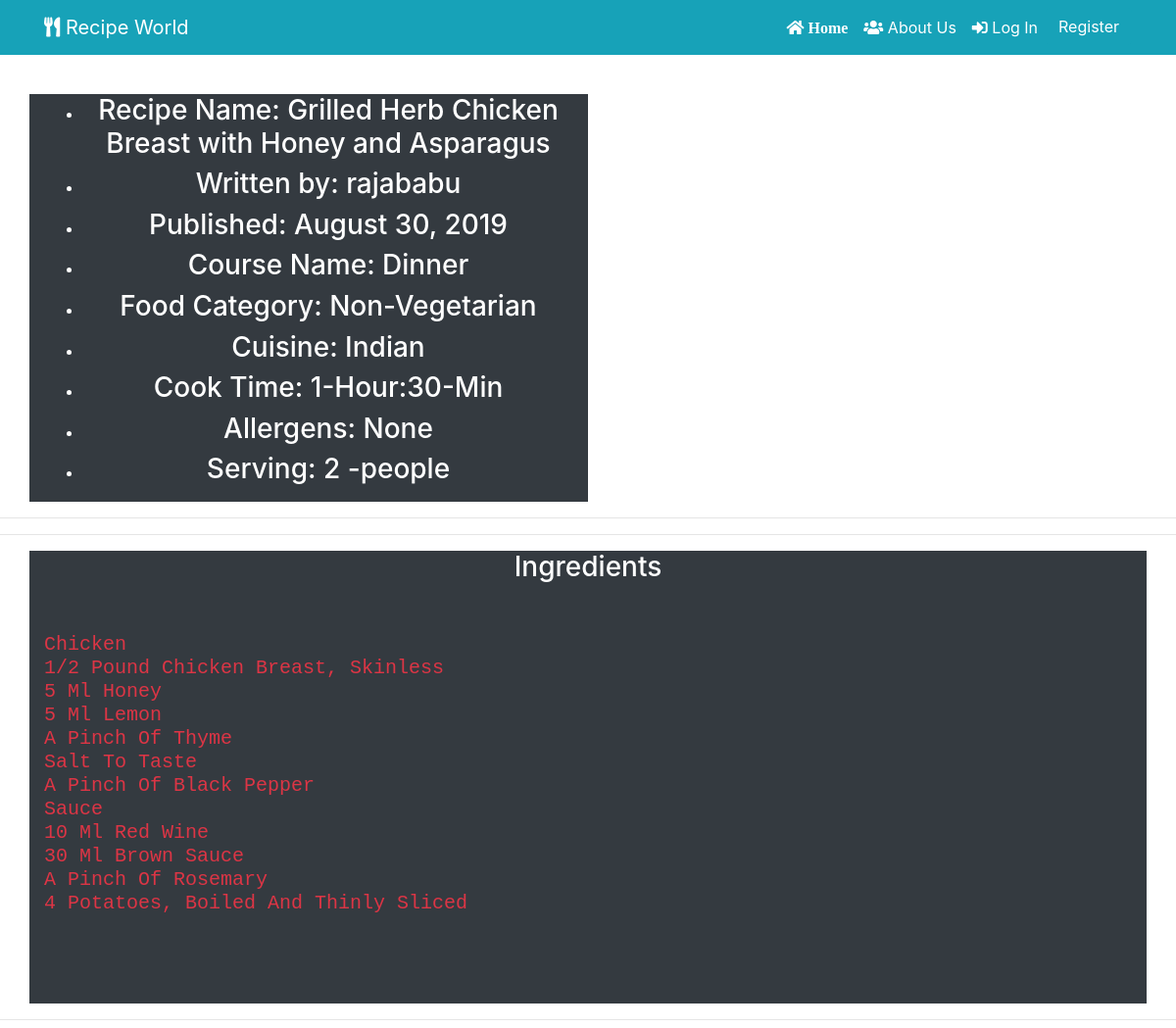
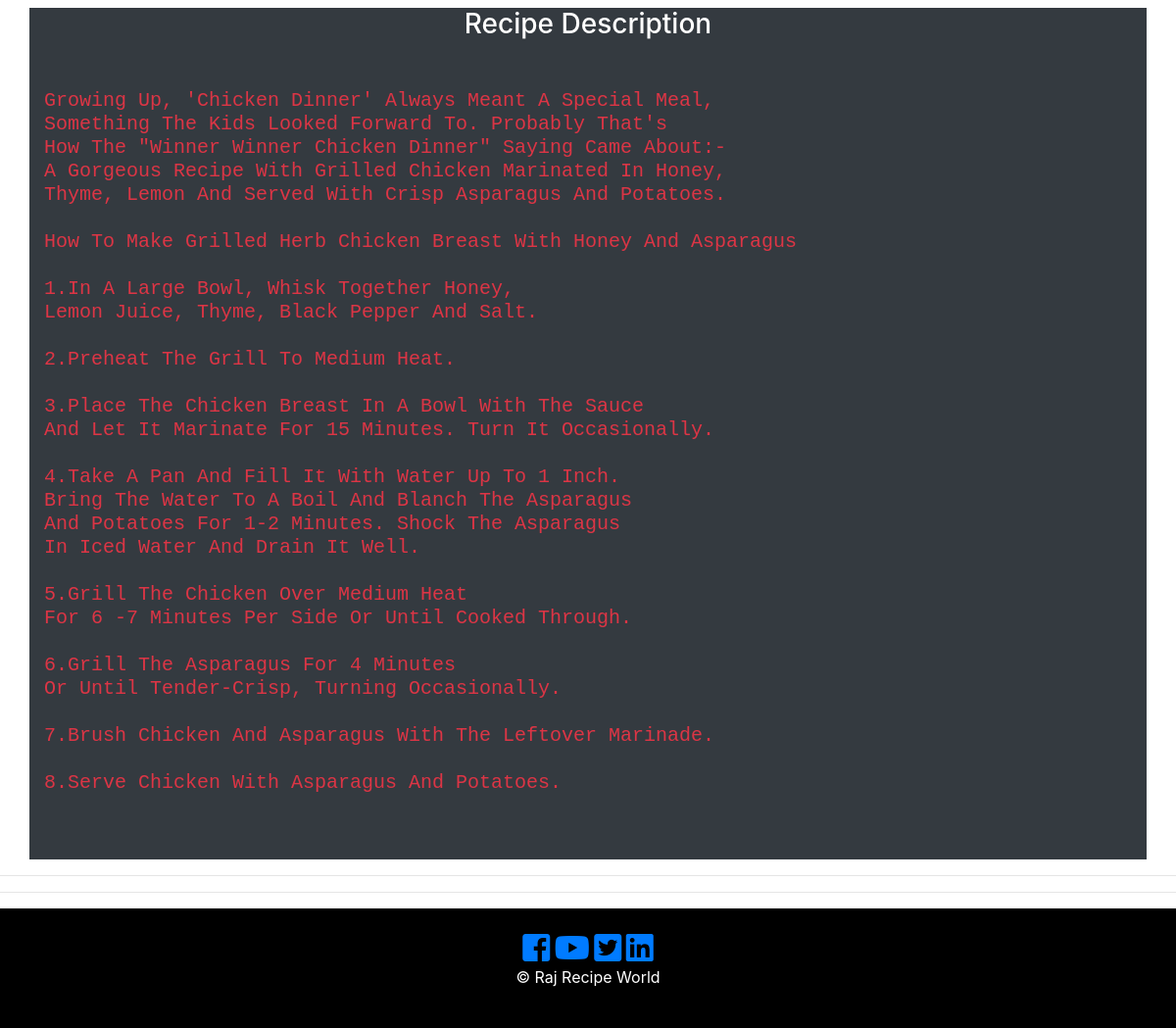
Screenshot of /21 with the database file from the repository (2 pictures, top to bottom).
### recipe_app/models.py (models this page shows, shortened)
class RecipePost(db.Model):
    __searchable__ = ['recipe_name']
    users = db.relationship(User)
    id = db.Column(db.Integer, primary_key=True)
    user_id = db.Column(db.Integer, db.ForeignKey('users.id'), nullable=False)
    date = db.Column(db.DateTime, nullable=False, default=datetime.utcnow)
    recipe_image = db.Column(db.String(128), default=None, nullable=True)
    recipe_name = db.Column(db.String(164), nullable=False)
    course = db.Column(db.String(164), nullable=False)
    food_category = db.Column(db.String(164), nullable=False)
    cuisine = db.Column(db.String(164), nullable=False)
    prep_time = db.Column(db.String(164), nullable=False)
    cook_time = db.Column(db.String(164), nullable=False)
    allergens = db.Column(db.String(164), nullable=False)
    serving = db.Column(db.String(164), nullable=False)
    ingredients = db.Column(db.Text, nullable=False)
    recipe_description = db.Column(db.Text, nullable=False)

class User(db.Model, UserMixin):
     __tablename__ = 'users'
     id = db.Column(db.Integer, primary_key = True)
     picture = db.Column(db.String(128), default='default_profile.png', nullable=False)
     email = db.Column(db.String(64), unique=True, index=True)
     username = db.Column(db.String(64), unique=True, index=True)
     password_hash = db.Column(db.String(128))
     recipe = db.relationship('RecipePost', backref='author', lazy=True)

### recipe_app/users/views.py (the view)
@users.route("/<username>")
def user_recipies(username):
    page = request.args.get('page',1,type=int)
    user = User.query.filter_by(username=username).first_or_404()
    recipies_posted = RecipePost.query.filter_by(author=user).order_by(RecipePost.date.desc()).paginate(page=page,per_page=5)
    return render_template('user_recipe_posts.html', recipies_posted=recipies_posted, user=user)

### recipe_app/recipe_posts/views.py (called while the page is built)
@recipe_posts.route('/<int:recipe_post_id>')
def recipe_post(recipe_post_id):
    recipe_post = RecipePost.query.get_or_404(recipe_post_id)
    return render_template('recipe_post.html', recipe_name=recipe_post.recipe_name,
                            date=recipe_post.date, recipe=recipe_post
    )

### recipe_app/templates/recipe_post.html (shortened to what this page needs)
{% extends "base.html" %}
{% block content %}
  <section id="" class="text-center text-white">
    <div class="container">
      <div class="row">
        <div class="col-md-6 bg-dark">
          <ul class="">
              <li class="">
                  <h3> Recipe Name: {{ recipe.recipe_name }}</h3>
              </li>
              <li class="">
                <h3>Written by: {{recipe.author.username}}</h3>
              </li>
              <li class="">
                <h3>Published: {{recipe.date.strftime('%B %d, %Y') }}</h3>
              </li>
              <li class="">
                  <h3> Course Name: {{recipe.course}} </h3>
              </li>
              <li class="">
                <h3>Food Category: {{recipe.food_category}}</h3>
              </li>
              <li class="">
                <h3>Cuisine: {{ recipe.cuisine }}</h3>
              </li>
              <li class="">
                <h3> Cook Time: {{recipe.cook_time}}</h3>
              </li>
              <li class="">
                <h3> Allergens: {{ recipe.allergens }}</h3>
              </li>
              <li class="">
                <h3>Serving: {{ recipe.serving }}</h3>
              </li>
            </ul>
        </div>
              <div class="col-md-6 py-2">
        </div>
      </div>
    </div>
</section>
<hr>
<hr>
  <div>
    <div class="container text-center text-white">
      <div class="row">
            <div class="col-md-12 bg-dark">
              <h3> Ingredients </h3>
                <div>
                  <pre class="text-danger text-left text-capitalize">
                    <h5>{{recipe.ingredients}}</h5>
                  </pre>
               </div>
            </div>
        </div>
      </div>
    </div>
<hr>
  <div>
    <div class="container text-center text-white">
      <div class="row">
            <div class="col-md-12 bg-dark">
              <h3> Recipe Description </h3>
              <div>
              <pre class="text-danger text-left text-capitalize">
                <h5>{{recipe.recipe_description}} </h5>
              </pre>
            </div>
        </div>
    </div>
  </div>
<hr>
 <hr>
{% endblock content %}

### rows the page displays
RecipePost: recipe_name "Grilled Herb Chicken Breast with Honey and Asparagus", date "August 30, 2019", course "Dinner", food_category "Non-Vegetarian", cuisine "Indian", cook_time "1-Hour:30-Min", allergens "None", serving "2 -people", ingredients "Chicken 1/2 Pound Chicken Breast, Skinless 5 Ml Honey 5 Ml Lemon A Pinch Of Thyme Salt To Taste A Pinch Of Black Pepper Sauce 10 Ml Red Wine 30 Ml Brown Sauce A Pinch Of Rosemary 4 Potatoes, Boiled And Thinly Sliced", recipe_description "Growing Up, 'chicken Dinner' Always Meant A Special Meal, Something The Kids Looked Forward To. Probably That's How The \"winner Winner Chicken Dinner\" Saying Came About:- A Gorgeous Recipe With Grilled Chicken Marinated In Honey, Thyme, Lemon And Served With Crisp Asparagus And Potatoes. How To Make Grilled Herb Chicken Breast With Honey And Asparagus 1.In A Large Bowl, Whisk Together Honey, Lemon Juice, Thyme, Black Pepper And Salt. 2.Preheat The Grill To Medium Heat. 3.Place The Chicken Breast In A Bowl With The Sauce And Let It Marinate For 15 Minutes. Turn It Occasionally. 4.Take A Pan And Fill It With Water Up To 1 Inch. Bring The Water To A Boil And Blanch The Asparagus And Potatoes…"
User: author.username "rajababu"
